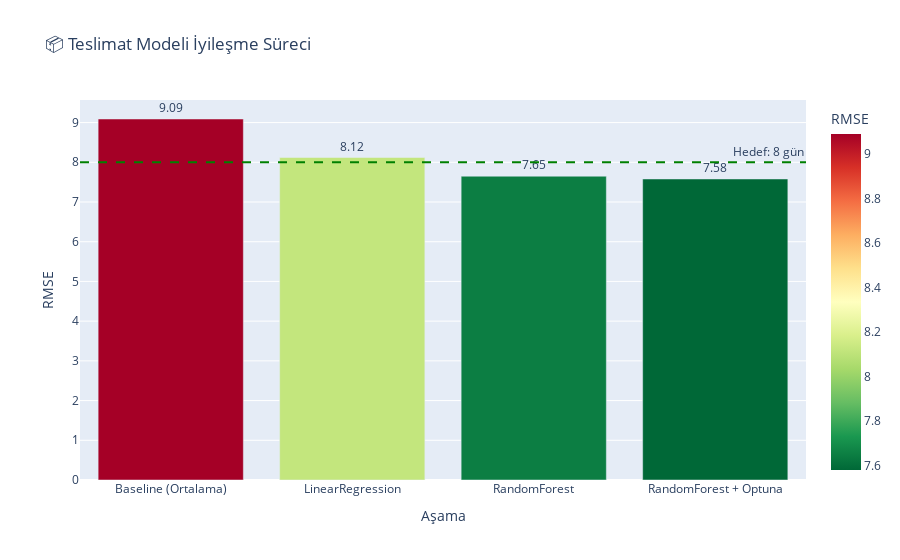

Notebook code cell kept with this figure:
### Markdown cell above
## 1. Model Karşılaştırma

Her model için baseline'dan finale kadar iyileşme:

### Code cell
# Teslimat model progression
logistics = pd.DataFrame({
    'Aşama': ['Baseline (Ortalama)', 'LinearRegression', 'RandomForest', 'RandomForest + Optuna'],
    'RMSE': [9.09, 8.12, 7.65, 7.58],
    'Özellik': [0, 4, 10, 10]
})

fig = px.bar(logistics, x='Aşama', y='RMSE', 
             title='📦 Teslimat Modeli İyileşme Süreci',
             color='RMSE', color_continuous_scale='RdYlGn_r',
             text='RMSE')
fig.update_traces(texttemplate='%{text:.2f}', textposition='outside')
fig.add_hline(y=8, line_dash='dash', line_color='green', annotation_text='Hedef: 8 gün')
fig.show()

improvement = (9.09 - 7.58) / 9.09 * 100
print(f"📈 Toplam iyileşme: %{improvement:.1f}")

### Figure 1 — Plotly figure (JSON) as saved in the notebook; plotly's stock layout.template omitted (floating-point values rounded to 4 significant figures)
{"data": [{"hovertemplate": "Aşama=%{x}<br>RMSE=%{marker.color}<extra></extra>", "legendgroup": "", "marker": {"color": [9.09, 8.12, 7.65, 7.58], "coloraxis": "coloraxis", "pattern": {"shape": ""}}, "name": "", "orientation": "v", "showlegend": false, "text": [9.09, 8.12, 7.65, 7.58], "textposition": "outside", "texttemplate": "%{text:.2f}", "type": "bar", "x": ["Baseline (Ortalama)", "LinearRegression", "RandomForest", "RandomForest + Optuna"], "xaxis": "x", "y": [9.09, 8.12, 7.65, 7.58], "yaxis": "y"}], "layout": {"annotations": [{"showarrow": false, "text": "Hedef: 8 gün", "x": 1, "xanchor": "right", "xref": "x domain", "y": 8, "yanchor": "bottom", "yref": "y"}], "barmode": "relative", "coloraxis": {"colorbar": {"title": {"text": "RMSE"}}, "colorscale": [[0, "rgb(0,104,55)"], [0.1, "rgb(26,152,80)"], [0.2, "rgb(102,189,99)"], [0.3, "rgb(166,217,106)"], [0.4, "rgb(217,239,139)"], [0.5, "rgb(255,255,191)"], [0.6, "rgb(254,224,139)"], [0.7, "rgb(253,174,97)"], [0.8, "rgb(244,109,67)"], [0.9, "rgb(215,48,39)"], [1, "rgb(165,0,38)"]]}, "legend": {"tracegroupgap": 0}, "shapes": [{"line": {"color": "green", "dash": "dash"}, "type": "line", "x0": 0, "x1": 1, "xref": "x domain", "y0": 8, "y1": 8, "yref": "y"}], "title": {"text": "📦 Teslimat Modeli İyileşme Süreci"}, "xaxis": {"anchor": "y", "domain": [0, 1], "title": {"text": "Aşama"}}, "yaxis": {"anchor": "x", "domain": [0, 1], "title": {"text": "RMSE"}}}}
